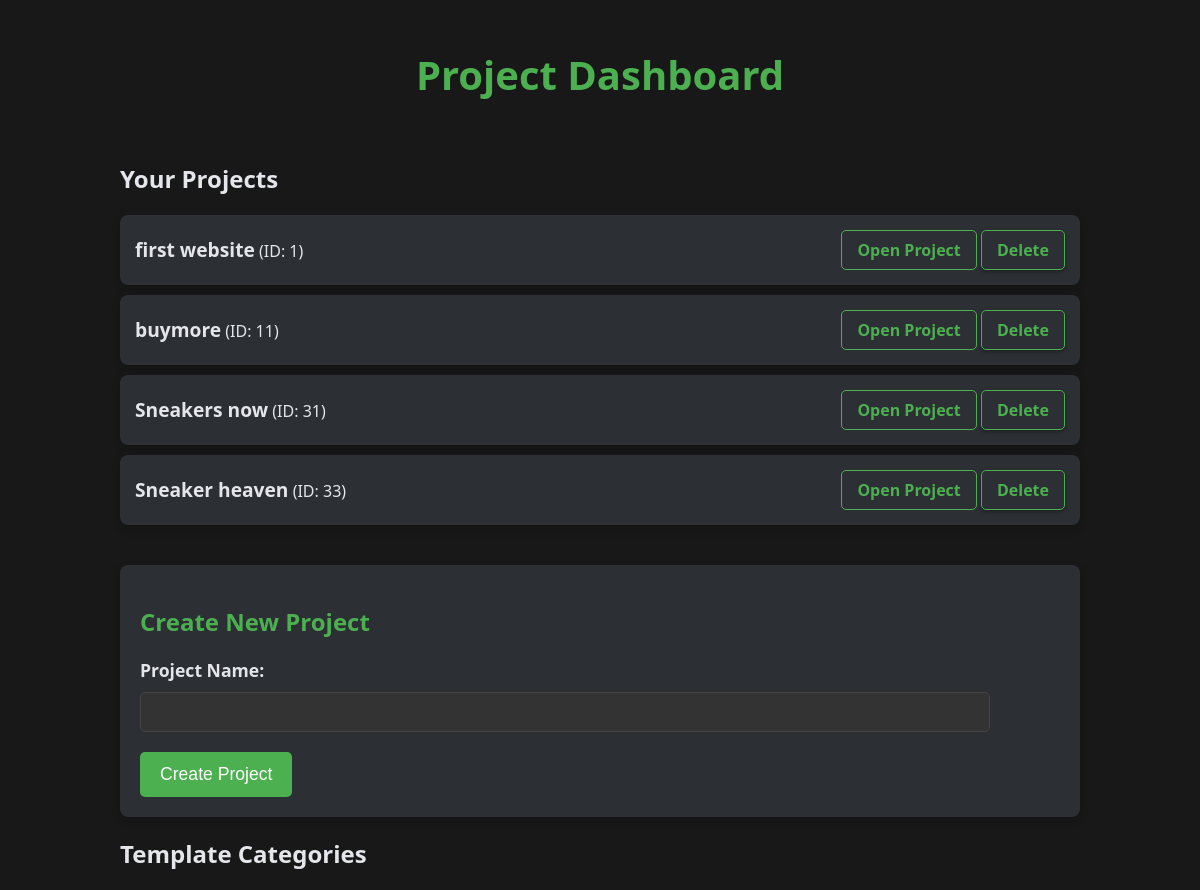
Before: / with the older database file.
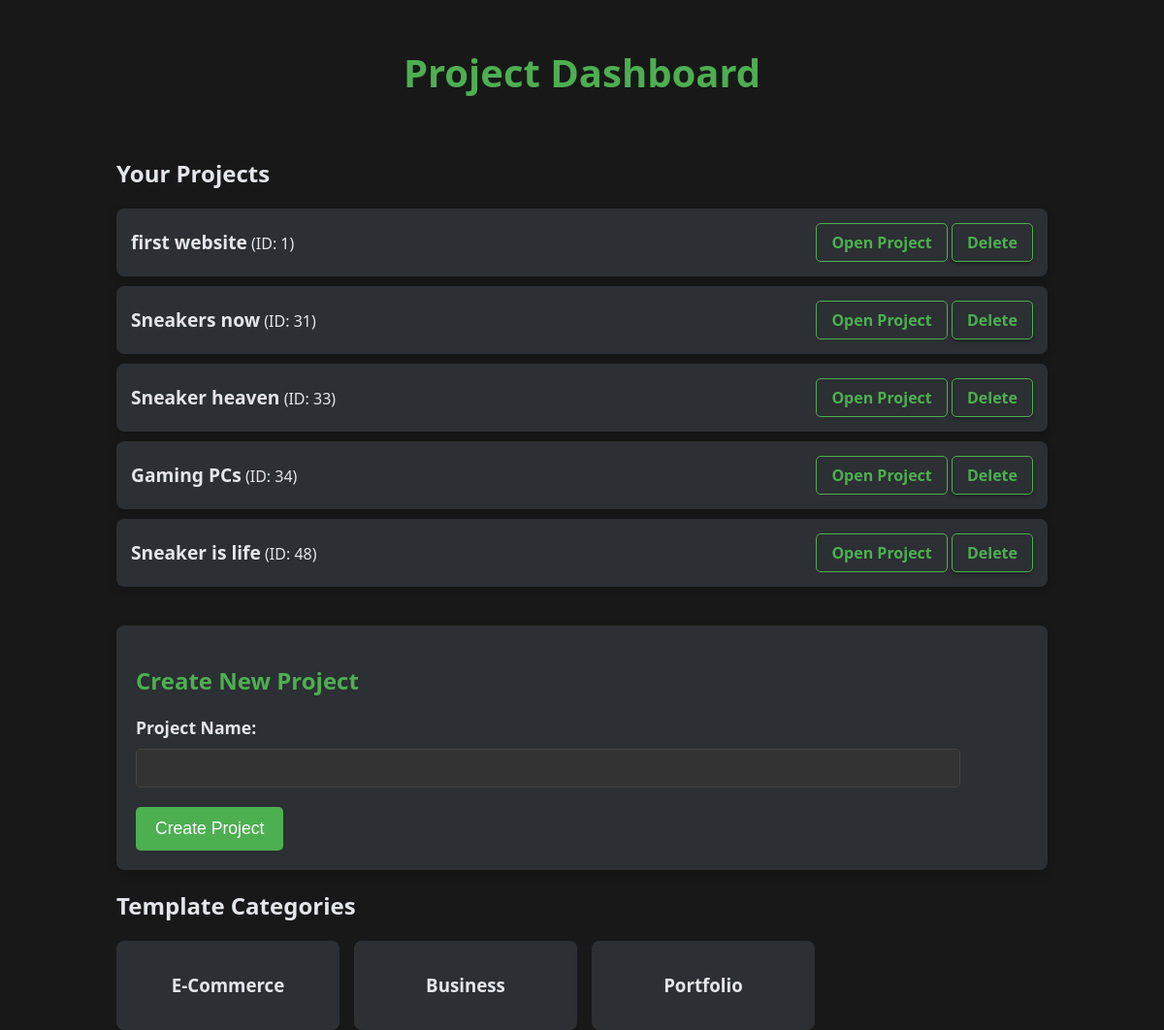
After: the same page with the newer database file.
### tables this page shows
CREATE TABLE `projects_data` (
  `project_json` text NOT NULL,
  `project_name` varchar(255) NOT NULL,
  `project_id` int(11) NOT NULL
);

### index.php (the view, shortened to what this page needs)
<?php
include('php/db_config.php');
$conn = new mysqli($host, $username, $password, $dbname);
$categories_sql = "SELECT DISTINCT template_category FROM templates_data";
$categories_result = $conn->query($categories_sql);
$categories = [];
if ($categories_result->num_rows > 0) {
    while ($row = $categories_result->fetch_assoc()) {
        $categories[] = $row['template_category'];
    }
}
$sql = "SELECT project_id, project_name FROM projects_data";
$result = $conn->query($sql);
$projects = [];
if ($result->num_rows > 0) {
    while ($row = $result->fetch_assoc()) {
        $projects[] = $row;
    }
}
?>
<!DOCTYPE html>
<html lang="en">
<head>
    <link rel="stylesheet" href="css/index-style.css">
</head>
<body>
    <h1>Project Dashboard</h1>
    <div class="container">
        <div class="project-list">
            <h2>Your Projects</h2>
            <?php if (!empty($projects)): ?>
                <ul>
                    <?php foreach ($projects as $project): ?>
                        <li class="project-item">
                            <div>
                                <strong><?php echo htmlspecialchars($project['project_name']); ?></strong> (ID:
                                <?php echo $project['project_id']; ?>)
                            </div>
                            <div>
                                <a href="web-builder.php?project_id=<?php echo $project['project_id']; ?>&project_name=<?php echo $project['project_name']; ?>" target="_blank">Open
                                    Project</a>
                                <a href="?delete_id=<?php echo $project['project_id']; ?>" class="delete-btn"
                                    onclick="return confirm('Are you sure you want to delete this project?')">Delete</a>
                            </div>
                        </li>
                    <?php endforeach; ?>
                </ul>
            <?php else: ?>
                <p>No projects found. Create your first project!</p>
            <?php endif; ?>
        </div>
        <div class="create-project">
            <h2>Create New Project</h2>
            <form method="POST" action="">
                <label for="project_name">Project Name:</label>
                <input pattern="[A-Za-z0-9 ]*" title="Only letters and numbers are allowed" type="text" id="project_name" name="project_name" required>
                <button type="submit">Create Project</button>
            </form>
        </div>
        <div class="template-section">
    <h2>Template Categories</h2>
    <div class="categories-container">
        <?php foreach ($categories as $category): ?>
                    <div class="category-card" onclick="showTemplates('<?php echo $category; ?>')">
                        <h3><?php echo htmlspecialchars($category); ?></h3>
                    </div>
                <?php endforeach; ?>
            </div>
        </div>
    </div>
</body>
</html>

### css/index-style.css (style rules this page uses)
body { font-family: 'Segoe UI', Tahoma, Geneva, Verdana, sans-serif; background-color: #181818; margin: 0; padding: 0; color: #e4e6eb; }
h1 { font-size: 2.5em; color: #4CAF50; text-align: center; padding: 20px; }
.container { width: 80%; margin: 0 auto; }
.project-list ul { list-style-type: none; padding: 0; }
.project-item { background: #2c2f33; padding: 15px; margin: 10px 0; border-radius: 8px; box-shadow: 0 4px 10px rgba(0, 0, 0, 0.2); display: flex; justify-content: space-between; align-items: center; }
.project-item a { text-decoration: none; color: #4CAF50; font-weight: bold; border: 1px solid #4CAF50; padding: 8px 15px; border-radius: 5px; transition: background-color 0.3s; }
.delete-btn { background-color: #2c2f33; color: #4CAF50; border: 1px solid #444; padding: 10px 15px; border-radius: 5px; text-decoration: none; font-size: 1em; display: inline-block; cursor: pointer; box-shadow: 0 2px 4px rgba(0, 0, 0, 0.3); }
.create-project { background: #2c2f33; padding: 20px; margin-top: 40px; border-radius: 8px; box-shadow: 0 4px 10px rgba(0, 0, 0, 0.2); }
.create-project h2 { color: #4CAF50; margin-bottom: 20px; }
.create-project label { font-size: 1.1em; font-weight: bold; display: block; margin-bottom: 10px; color: #e4e6eb; }
.create-project input { width: 90%; padding: 10px; margin-bottom: 20px; border-radius: 5px; border: 1px solid #444; font-size: 1em; background-color: #333; color: #e4e6eb; outline: none; transition: border-color 0.3s ease; }
.create-project button { background-color: #4CAF50; color: white; border: none; padding: 12px 20px; font-size: 1.1em; border-radius: 5px; cursor: pointer; transition: background-color 0.3s; }
.project-item strong { font-size: 1.2em; color: #e4e6eb; }
.project-list { margin-top: 40px; }
.categories-container, .templates-container { display: flex; gap: 15px; flex-wrap: wrap; margin-top: 20px; }
.category-card, .template-card { background: #2c2f33; padding: 15px; border-radius: 8px; text-align: center; width: 200px; cursor: pointer; transition: transform 0.3s; }

Changed rows visible on the page:
removed projects_data: project_name "buymore", project_id "11"
added projects_data: project_name "Gaming PCs", project_id "34"
added projects_data: project_name "Sneaker is life", project_id "48"
Other visible differences:
new list line: "E-Commerce"
new list line: "Business"
new list line: "Portfolio"
